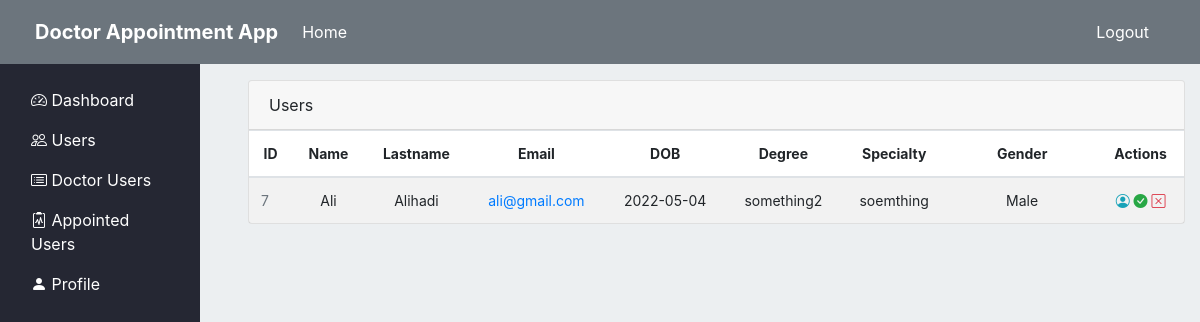
The app's page /requests (signed in), older data.
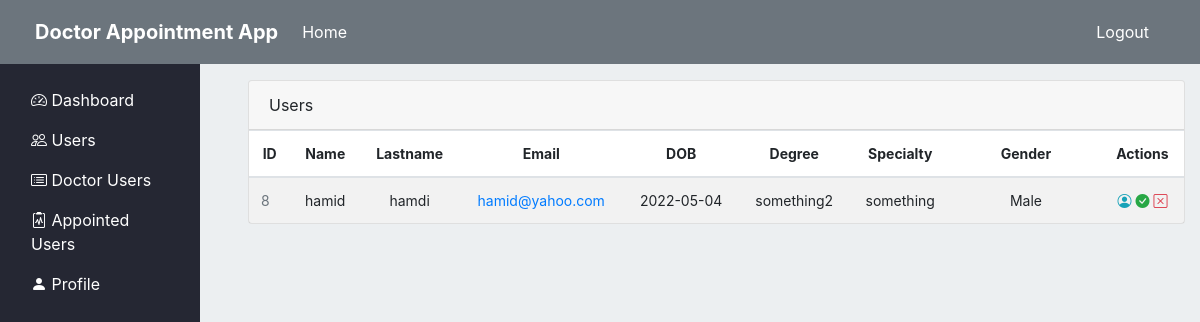
The same page, newer data.
### appointment/models.py (models this page shows, shortened)
class DoctorInfo(db.Model):
    __tablename__='DoctorInfo'
    id = db.Column(db.Integer, primary_key=True)
    user_id = db.Column(db.Integer, db.ForeignKey('user.id', ondelete='CASCADE'))
    degree = db.Column(db.String(40), nullable=False)
    specialty = db.Column(db.String(50), nullable=False)
    valid = db.Column(db.Boolean, default=False)

class User(db.Model, UserMixin):
    id = db.Column(db.Integer, primary_key=True)
    username = db.Column(db.String(30), nullable=False, unique=True)
    name = db.Column(db.String(30), nullable=False)
    lastname = db.Column(db.String(30), nullable=False)
    email = db.Column(db.String(40), unique=True, nullable=False)
    address = db.Column(db.Text , nullable=False)
    phone = db.Column(db.String(20), unique=True, nullable=False)
    date_of_birth = db.Column(db.Date(), default = datetime.now().date())
    role = db.Column(db.Integer, nullable=False, default=3)
    gender = db.Column(db.Boolean, default=True, nullable=False)
    password = db.Column(db.String(60), nullable=False)
    doctorinfo = db.relationship('DoctorInfo', backref='User', cascade="all, delete", uselist=False, lazy=True)
    schedule = db.relationship('Schedule', backref='User', lazy=True)
    appointment = db.relationship('Appointment', backref='User', lazy=True)

### appointment/routes.py (the view)
@app.route("/requests")
@login_required
@admin_required
def requests():
    return render_template('request_table.html', doctors=get_all_requested_doctors())

### appointment/models.py (called while the page is built)
@login_manager.user_loader
def load_user(user_id):
    return User.query.get(int(user_id))

### appointment/privilege.py (called while the page is built)
def admin_required(f):
    @wraps(f)
    def wrap(*args, **kwargs):
        if current_user and current_user.role == 1:
            return f(*args, **kwargs)
        flash("Ooops login or your privilege is not satisfied", "info")
        return redirect(url_for('home'))
    return wrap

### appointment/queries.py (called while the page is built)
def get_all_requested_doctors():
    return db.session.query(User.id, User.name, User.lastname,User.email, User.date_of_birth, DoctorInfo.degree,
                            DoctorInfo.specialty, User.gender, DoctorInfo.valid)\
                            .join(User, User.id == DoctorInfo.user_id).filter(DoctorInfo.valid == False).all()

### appointment/templates/request_table.html
{% extends "index.html" %}
{% block section %}
    <div class="row">
        <div class="col-md-12">
            <div class="main-card mb-3 card">
                <div class="card-header">Users </div>
                <div class="table-responsive">
                    <table class="align-middle mb-0 table table-borderless table-striped table-hover">
                        <thead>
                            <tr  class="app-normal-font">
                                <th class="text-center">ID</th>
                                <th class="text-center">Name</th>
                                <th class="text-center">Lastname</th>
                                <th class="text-center">Email</th>
                                <th class="text-center">DOB</th>
                                <th class="text-center">Degree</th>
                                <th class="text-center">Specialty</th>
                                <th class="text-center">Gender</th>
                                <th class="text-center">Actions</th>
                            </tr>
                        </thead>
                        <tbody>
                            {% for doctor in doctors %}
                                <tr class="app-normal-font p-0">
                                    <td class="align-center text-muted">{{ doctor.id }}</td>
                                    <td class="text-center">
                                        <div class="widget-content p-0">
                                            {{doctor.name}}
                                        </div>
                                    </td>
                                    <td class="text-center">{{doctor.lastname}}</td>
                                    <td class="text-center">
                                        <a href="{{ doctor.email }}">
                                            {{doctor.email}}
                                        </a>
                                    </td>
                                    <td class="text-center">
                                        {{doctor.date_of_birth}}
                                    </td>
                                    <td class="text-center">
                                        {{doctor.degree}}
                                    </td>
                                    <td class="text-center">
                                        {{doctor.specialty}}
                                    </td>
                                    <td class="text-center" style="width: 150px;">
                                        {% if doctor.gender == True %}
                                            Male
                                        {% else %}
                                            Female
                                        {% endif %}
                                    </td>
                                    <td class="text-center">
                                        <a href="{{ url_for('user_info', id=doctor.id ) }}" class="text-info">
                                            <i class="bi bi-person-circle"></i>
                                        </a>
                                        <a href="{{ url_for('confirm', id = doctor.id)}}" class="text-success">
                                            <i class="bi bi-check-circle-fill"></i>
                                        </a>
                                        <a href="{{ url_for('delete', id=doctor.id) }}" class="text-danger"
                                            onclick="alertMessage()">
                                            <i class="bi bi-x-square"></i>
                                        </a>
                                    </td>
                                </tr>
                            {% endfor %}
                        </tbody>
                    </table>
                </div>
            </div>
        </div>
    </div>
{% endblock %}

Row changes from the older to the newer data that the page shows:
no longer on this page (row edited): DoctorInfo: id "7", name "Ali", lastname "Alihadi", email "ali@gmail.com", date_of_birth "2022-05-04", degree "something2", specialty "soemthing"
added DoctorInfo: id "8", name "hamid", lastname "hamdi", email "hamid@yahoo.com", date_of_birth "2022-05-04", degree "something2", specialty "something"
